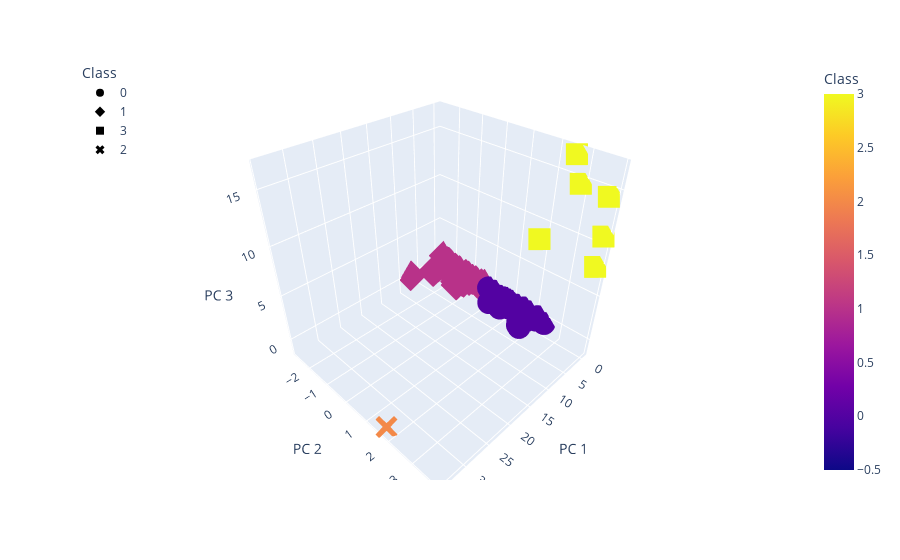

The notebook cell this image was saved under:
### Markdown cell above
### Deliverable 4: Visualizing Cryptocurrencies Results

#### 3D-Scatter with Clusters

### Code cell
# Creating a 3D-Scatter with the PCA data and the clusters
# Plot the 3D-scatter with x="PC 1", y="PC 2" and z="PC 3"

fig = px.scatter_3d(
    clustered_df,
    x="PC 1",
    y="PC 2",
    z="PC 3",
    color="Class",
    symbol="Class",
    hover_name="CoinName", hover_data=["Algorithm", "TotalCoinsMined", "TotalCoinSupply"]
)

fig.update_layout(legend=dict(x=0, y=1))
fig.show()

### Figure 1 — Plotly figure (JSON) as saved in the notebook; plotly's stock layout.template omitted (floating-point values rounded to 4 significant figures; data arrays with more than 128 entries replaced by an {"elided": "..."} marker saying what was removed)
{"data": [{"customdata": {"elided": "286x3 mixed values"}, "hovertemplate": "<b>%{hovertext}</b><br><br>Class=%{marker.color}<br>PC 1=%{x}<br>PC 2=%{y}<br>PC 3=%{z}<br>Algorithm=%{customdata[0]}<br>TotalCoinsMined=%{customdata[1]}<br>TotalCoinSupply=%{customdata[2]}<extra></extra>", "hovertext": {"elided": "286 str values"}, "legendgroup": "0", "marker": {"color": {"elided": "286 int values"}, "coloraxis": "coloraxis", "symbol": "circle"}, "mode": "markers", "name": "0", "scene": "scene", "showlegend": true, "type": "scatter3d", "x": {"elided": "286 float values"}, "y": {"elided": "286 float values"}, "z": {"elided": "286 float values"}}, {"customdata": {"elided": "239x3 mixed values"}, "hovertemplate": "<b>%{hovertext}</b><br><br>Class=%{marker.color}<br>PC 1=%{x}<br>PC 2=%{y}<br>PC 3=%{z}<br>Algorithm=%{customdata[0]}<br>TotalCoinsMined=%{customdata[1]}<br>TotalCoinSupply=%{customdata[2]}<extra></extra>", "hovertext": {"elided": "239 str values"}, "legendgroup": "1", "marker": {"color": {"elided": "239 int values"}, "coloraxis": "coloraxis", "symbol": "diamond"}, "mode": "markers", "name": "1", "scene": "scene", "showlegend": true, "type": "scatter3d", "x": {"elided": "239 float values"}, "y": {"elided": "239 float values"}, "z": {"elided": "239 float values"}}, {"customdata": [["VeChainThor Authority", 55454734800, "86712634466"], ["Proof-of-BibleHash", 1772000000.0, "5200000000"], ["SHA-256 + Hive", 638400000.0, "840000000"], ["Proof-of-Authority", 204479039, "252460800"], ["ECC 256K1", 1000000000, "1000000000"], ["Leased POS", 100000000, "100000000"]], "hovertemplate": "<b>%{hovertext}</b><br><br>Class=%{marker.color}<br>PC 1=%{x}<br>PC 2=%{y}<br>PC 3=%{z}<br>Algorithm=%{customdata[0]}<br>TotalCoinsMined=%{customdata[1]}<br>TotalCoinSupply=%{customdata[2]}<extra></extra>", "hovertext": ["Vechain", "BiblePay", "LitecoinCash", "Poa Network", "Acute Angle Cloud", "Waves"], "legendgroup": "3", "marker": {"color": [3, 3, 3, 3, 3, 3], "coloraxis": "coloraxis", "symbol": "square"}, "mode": "markers", "name": "3", "scene": "scene", "showlegend": true, "type": "scatter3d", "x": [4.392, -0.1759, -0.395, -0.4123, -0.3227, -0.3977], "y": [2.361, 3.808, 2.621, 2.89, 3.833, 3.879], "z": [10.04, 14.43, 16.81, 14.6, 8.054, 11.0]}, {"customdata": [["TRC10", 990000000000.0, "990000000000"]], "hovertemplate": "<b>%{hovertext}</b><br><br>Class=%{marker.color}<br>PC 1=%{x}<br>PC 2=%{y}<br>PC 3=%{z}<br>Algorithm=%{customdata[0]}<br>TotalCoinsMined=%{customdata[1]}<br>TotalCoinSupply=%{customdata[2]}<extra></extra>", "hovertext": ["BitTorrent"], "legendgroup": "2", "marker": {"color": [2], "coloraxis": "coloraxis", "symbol": "x"}, "mode": "markers", "name": "2", "scene": "scene", "showlegend": true, "type": "scatter3d", "x": [34.05], "y": [1.702], "z": [-1.303]}], "layout": {"coloraxis": {"colorbar": {"title": {"text": "Class"}}, "colorscale": [[0, "#0d0887"], [0.1111, "#46039f"], [0.2222, "#7201a8"], [0.3333, "#9c179e"], [0.4444, "#bd3786"], [0.5556, "#d8576b"], [0.6667, "#ed7953"], [0.7778, "#fb9f3a"], [0.8889, "#fdca26"], [1, "#f0f921"]]}, "legend": {"title": {"text": "Class"}, "tracegroupgap": 0, "x": 0, "y": 1}, "margin": {"t": 60}, "scene": {"domain": {"x": [0, 1], "y": [0, 1]}, "xaxis": {"title": {"text": "PC 1"}}, "yaxis": {"title": {"text": "PC 2"}}, "zaxis": {"title": {"text": "PC 3"}}}}}
